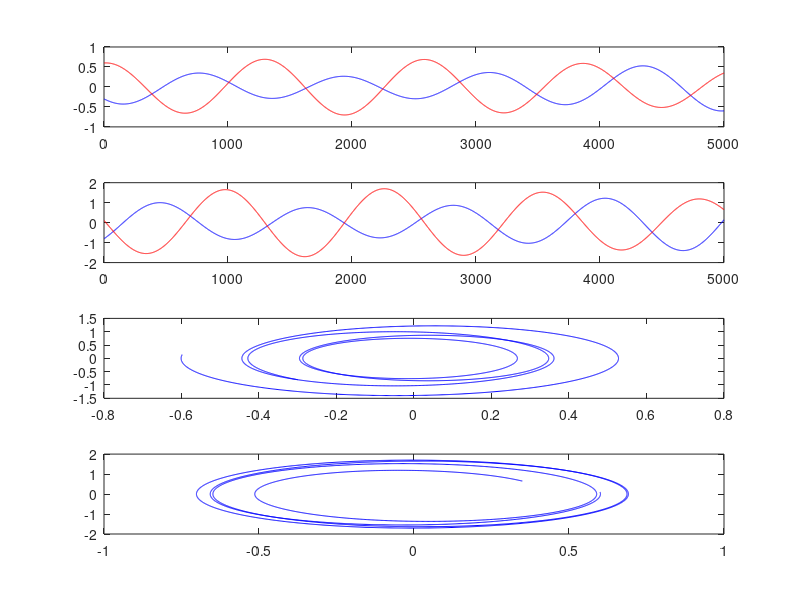

Here is the MATLAB script that generated this plot:
clear all; close all;
N = 5000; g = 9.81; m1 = 4; m2 = 2; k = 3; l = 2;
x1 = zeros(1,N); v1 = zeros(1,N); 
x2 = zeros(1,N); v2 = zeros(1,N); 
dt = 10/N; t = zeros(1,N);
for j = 1:N
  t(j) = j;
end

x1(1) = -0.3; v1(1) = -0.8; x1(2) = x1(1) + v1(1)*dt;
x2(1) = 0.6; v2(1) = 0.1; x2(2) = x2(1) + v2(1)*dt;
for i =3:N
  x1(i) = 2*x1(i-1) - x1(i-2) - (g/l)*x1(i-1)*dt^2 + k/m1*(x2(i-1)-x1(i-1))*dt^2;
  v1(i-1) = (x1(i) - x1(i-2))/(2*dt); 
  x2(i) = 2*x2(i-1) - x2(i-2) - (g/l)*x2(i-1)*dt^2 - k/m1*(x2(i-1)-x1(i-1))*dt^2;
  v2(i-1) = (x2(i) - x2(i-2))/(2*dt);
end
v1(N) = (x1(N)-x1(N-1))/(dt); v2(N) = (x2(N)-x2(N-1))/(dt);
figure(1);clf;
subplot(4,1,1);plot(t,x1,'b',t,x2,'r')
subplot(4,1,2);plot(t,v1,'b',t,v2,'r')
subplot(4,1,3);plot(x1,v1,'b')
subplot(4,1,4);plot(x2,v2,'b')
%tarea movimiento de satelite pero en 3 dimensiones
